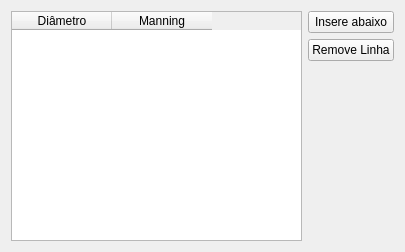
     <widget class="QWidget" name="tabTubos">
      <attribute name="title">
       <string>Tubos</string>
      </attribute>
      <layout class="QHBoxLayout" name="horizontalLayout_3">
       <item>
        <widget class="QTableWidget" name="tableWidget">
         <property name="sizePolicy">
          <sizepolicy hsizetype="Expanding" vsizetype="Expanding">
           <horstretch>0</horstretch>
           <verstretch>0</verstretch>
          </sizepolicy>
         </property>
         <property name="minimumSize">
          <size>
           <width>291</width>
           <height>230</height>
          </size>
         </property>
         <property name="acceptDrops">
          <bool>true</bool>
         </property>
         <property name="dragDropOverwriteMode">
          <bool>true</bool>
         </property>
         <property name="rowCount">
          <number>0</number>
         </property>
         <property name="columnCount">
          <number>2</number>
         </property>
         <column>
          <property name="text">
           <string>Diâmetro</string>
          </property>
          <property name="textAlignment">
           <set>AlignCenter</set>
          </property>
         </column>
         <column>
          <property name="text">
           <string>Manning</string>
          </property>
          <property name="textAlignment">
           <set>AlignCenter</set>
          </property>
         </column>
        </widget>
       </item>
       <item>
        <layout class="QVBoxLayout" name="verticalLayout_2">
         <item>
          <widget class="QPushButton" name="btnIns">
           <property name="text">
            <string>Insere abaixo</string>
           </property>
           <property name="icon">
            <iconset>
             <normaloff>:/plugins/QEsg/icons/buttons/add.png</normaloff>:/plugins/QEsg/icons/buttons/add.png</iconset>
           </property>
          </widget>
         </item>
         <item>
          <widget class="QPushButton" name="btnDel">
           <property name="text">
            <string>Remove Linha</string>
           </property>
           <property name="icon">
            <iconset>
             <normaloff>:/plugins/QEsg/icons/buttons/minus.png</normaloff>:/plugins/QEsg/icons/buttons/minus.png</iconset>
           </property>
          </widget>
         </item>
         <item>
          <spacer name="verticalSpacer">
           <property name="orientation">
            <enum>Qt::Vertical</enum>
           </property>
           <property name="sizeHint" stdset="0">
            <size>
             <width>20</width>
             <height>40</height>
            </size>
           </property>
          </spacer>
         </item>
        </layout>
       </item>
      </layout>
     </widget>
